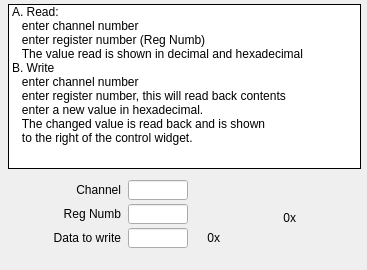
<?xml version="1.0" encoding="UTF-8"?>
<ui version="4.0">
 <class>HiddenReg</class>
 <widget class="QDialog" name="HiddenReg">
  <property name="geometry">
   <rect>
    <x>0</x>
    <y>0</y>
    <width>367</width>
    <height>270</height>
   </rect>
  </property>
  <property name="windowTitle">
   <string>Dialog</string>
  </property>
  <widget class="QELineEdit" name="qelineedit_3">
   <property name="geometry">
    <rect>
     <x>128</x>
     <y>228</y>
     <width>60</width>
     <height>20</height>
    </rect>
   </property>
   <property name="variable" stdset="0">
    <string>$(P):LO:$(Q)-$(N):WREG:VAL</string>
   </property>
   <property name="variableSubstitutions" stdset="0">
    <string>P=CHA,Q=2531-1,N=2</string>
   </property>
   <property name="format" stdset="0">
    <enum>QELineEdit::UnsignedInteger</enum>
   </property>
   <property name="radix">
    <UInt>16</UInt>
   </property>
   <property name="notation" stdset="0">
    <enum>QELineEdit::Fixed</enum>
   </property>
  </widget>
  <widget class="QLabel" name="label">
   <property name="geometry">
    <rect>
     <x>276</x>
     <y>208</y>
     <width>20</width>
     <height>20</height>
    </rect>
   </property>
   <property name="text">
    <string>0x</string>
   </property>
   <property name="alignment">
    <set>Qt::AlignRight|Qt::AlignTrailing|Qt::AlignVCenter</set>
   </property>
  </widget>
  <widget class="QELineEdit" name="qelineedit">
   <property name="geometry">
    <rect>
     <x>128</x>
     <y>180</y>
     <width>60</width>
     <height>20</height>
    </rect>
   </property>
   <property name="variable" stdset="0">
    <string>$(P):LO:$(Q)-$(N):CHAN</string>
   </property>
   <property name="variableSubstitutions" stdset="0">
    <string>P=CHA,Q=2531-1,N=2</string>
   </property>
  </widget>
  <widget class="QELabel" name="qelabel_2">
   <property name="geometry">
    <rect>
     <x>292</x>
     <y>208</y>
     <width>52</width>
     <height>20</height>
    </rect>
   </property>
   <property name="variable" stdset="0">
    <string>$(P):LI:$(Q)-$(N):REGVAL</string>
   </property>
   <property name="variableSubstitutions" stdset="0">
    <string>P=CHA,Q=2531-1,N=2</string>
   </property>
   <property name="displayAlarmState">
    <bool>false</bool>
   </property>
   <property name="format" stdset="0">
    <enum>QELabel::UnsignedInteger</enum>
   </property>
   <property name="radix">
    <UInt>16</UInt>
   </property>
  </widget>
  <widget class="QELabel" name="qelabel_3">
   <property name="geometry">
    <rect>
     <x>216</x>
     <y>228</y>
     <width>52</width>
     <height>20</height>
    </rect>
   </property>
   <property name="variable" stdset="0">
    <string>$(P):LI:$(Q)-$(N):WR:RBV</string>
   </property>
   <property name="variableSubstitutions" stdset="0">
    <string>P=CHA,Q=2531-1,N=2</string>
   </property>
   <property name="displayAlarmState">
    <bool>false</bool>
   </property>
   <property name="format" stdset="0">
    <enum>QELabel::UnsignedInteger</enum>
   </property>
   <property name="radix">
    <UInt>16</UInt>
   </property>
  </widget>
  <widget class="QELineEdit" name="qelineedit_2">
   <property name="geometry">
    <rect>
     <x>128</x>
     <y>204</y>
     <width>60</width>
     <height>20</height>
    </rect>
   </property>
   <property name="variable" stdset="0">
    <string>$(P):LO:$(Q)-$(N):REGN</string>
   </property>
   <property name="variableSubstitutions" stdset="0">
    <string>P=CHA,Q=2531-1,N=2</string>
   </property>
  </widget>
  <widget class="QELabel" name="qelabel">
   <property name="geometry">
    <rect>
     <x>216</x>
     <y>208</y>
     <width>40</width>
     <height>20</height>
    </rect>
   </property>
   <property name="variable" stdset="0">
    <string>$(P):LI:$(Q)-$(N):REGVAL</string>
   </property>
   <property name="variableSubstitutions" stdset="0">
    <string>P=CHA,Q=2531-1,N=2</string>
   </property>
   <property name="displayAlarmState">
    <bool>false</bool>
   </property>
  </widget>
  <widget class="QLabel" name="label_2">
   <property name="geometry">
    <rect>
     <x>200</x>
     <y>228</y>
     <width>20</width>
     <height>20</height>
    </rect>
   </property>
   <property name="text">
    <string>0x</string>
   </property>
   <property name="alignment">
    <set>Qt::AlignRight|Qt::AlignTrailing|Qt::AlignVCenter</set>
   </property>
  </widget>
  <widget class="QListWidget" name="listWidget">
   <property name="geometry">
    <rect>
     <x>8</x>
     <y>4</y>
     <width>353</width>
     <height>165</height>
    </rect>
   </property>
   <property name="frameShape">
    <enum>QFrame::Box</enum>
   </property>
   <property name="frameShadow">
    <enum>QFrame::Plain</enum>
   </property>
   <property name="verticalScrollBarPolicy">
    <enum>Qt::ScrollBarAlwaysOff</enum>
   </property>
   <property name="horizontalScrollBarPolicy">
    <enum>Qt::ScrollBarAlwaysOff</enum>
   </property>
   <item>
    <property name="text">
     <string>A. Read:</string>
    </property>
   </item>
   <item>
    <property name="text">
     <string>   enter channel number</string>
    </property>
   </item>
   <item>
    <property name="text">
     <string>   enter register number (Reg Numb)</string>
    </property>
   </item>
   <item>
    <property name="text">
     <string>   The value read is shown in decimal and hexadecimal </string>
    </property>
   </item>
   <item>
    <property name="text">
     <string>B. Write</string>
    </property>
   </item>
   <item>
    <property name="text">
     <string>   enter channel number</string>
    </property>
   </item>
   <item>
    <property name="text">
     <string>   enter register number, this will read back contents</string>
    </property>
   </item>
   <item>
    <property name="text">
     <string>   enter a new value in hexadecimal.</string>
    </property>
   </item>
   <item>
    <property name="text">
     <string>   The changed value is read back and is shown</string>
    </property>
   </item>
   <item>
    <property name="text">
     <string>   to the right of the control widget.</string>
    </property>
   </item>
  </widget>
  <widget class="QLabel" name="label_3">
   <property name="geometry">
    <rect>
     <x>36</x>
     <y>180</y>
     <width>85</width>
     <height>20</height>
    </rect>
   </property>
   <property name="text">
    <string>Channel</string>
   </property>
   <property name="alignment">
    <set>Qt::AlignRight|Qt::AlignTrailing|Qt::AlignVCenter</set>
   </property>
  </widget>
  <widget class="QLabel" name="label_4">
   <property name="geometry">
    <rect>
     <x>36</x>
     <y>204</y>
     <width>85</width>
     <height>20</height>
    </rect>
   </property>
   <property name="text">
    <string>Reg Numb</string>
   </property>
   <property name="alignment">
    <set>Qt::AlignRight|Qt::AlignTrailing|Qt::AlignVCenter</set>
   </property>
  </widget>
  <widget class="QLabel" name="label_5">
   <property name="geometry">
    <rect>
     <x>36</x>
     <y>228</y>
     <width>85</width>
     <height>20</height>
    </rect>
   </property>
   <property name="text">
    <string>Data to write</string>
   </property>
   <property name="alignment">
    <set>Qt::AlignRight|Qt::AlignTrailing|Qt::AlignVCenter</set>
   </property>
  </widget>
 </widget>
 <customwidgets>
  <customwidget>
   <class>QELabel</class>
   <extends>QLabel</extends>
   <header>QELabel.h</header>
  </customwidget>
  <customwidget>
   <class>QELineEdit</class>
   <extends>QLineEdit</extends>
   <header>QELineEdit.h</header>
  </customwidget>
 </customwidgets>
 <resources/>
 <connections/>
</ui>
